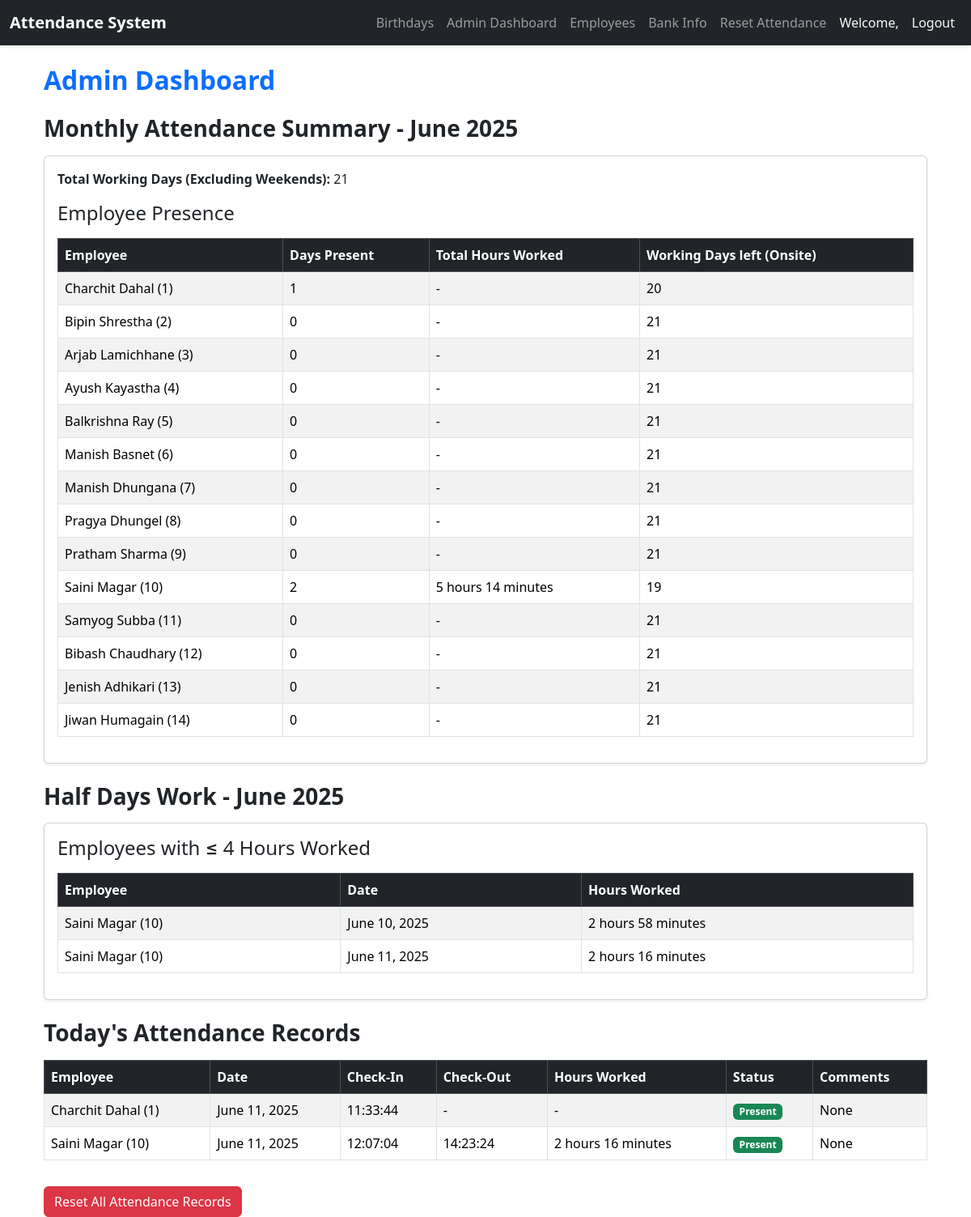
/admin-dashboard/ (signed in), run on the app's committed database.
### attendance/models.py (models this page shows, shortened)
class Employee(models.Model):
    user = models.OneToOneField(User, on_delete=models.CASCADE)
    employee_id = models.CharField(max_length=10, unique=True)
    first_name = models.CharField(max_length=50)
    last_name = models.CharField(max_length=50)
    department = models.ForeignKey(Department, on_delete=models.SET_NULL, null=True)
    email = models.EmailField(unique=True)
    address = models.TextField(blank=True, null=True)
    position = models.CharField(max_length=100, blank=True, null=True)
    dob = models.DateField(blank=True, null=True)
    dob_nepali = models.CharField(max_length=10, blank=True, null=True)  # Format: YYYY/MM/DD in BS
    bank_account_number = models.CharField(max_length=50, blank=True, null=True)
    bank_name = models.CharField(max_length=100, blank=True, null=True)
    bank_account_holder_name = models.CharField(max_length=100, blank=True, null=True)
    photo = models.ImageField(upload_to='employee_photos/', blank=True, null=True)
    def __str__(self):
        return f"{self.first_name} {self.last_name} ({self.employee_id})"

class Attendance(models.Model):
    employee = models.ForeignKey(Employee, on_delete=models.CASCADE)
    check_in = models.DateTimeField(null=True, blank=True)
    check_out = models.DateTimeField(null=True, blank=True)
    hours_worked = models.FloatField(null=True, blank=True)
    date = models.DateField(default=timezone.now)
    comments = models.TextField(blank=True, null=True)
    status = models.CharField(max_length=10, default='Present', choices=[
        ('Present', 'Present'),
        ('Absent', 'Absent')
    ])

### attendance/views.py (the view)
# urls.py: path('admin-dashboard/', views.admin_dashboard, name='admin_dashboard'),
@login_required
@user_passes_test(is_superuser)
def admin_dashboard(request):
    employees = Employee.objects.all()
    today = timezone.now().date()
    current_year = today.year
    current_month = today.month
    incomplete_attendances = Attendance.objects.filter(
        check_out__isnull=True,
        date__lt=today
    )
    for attendance in incomplete_attendances:
        attendance.check_out = timezone.make_aware(
            datetime.combine(attendance.date, time(18, 0)),
            timezone.get_current_timezone()
        )
        attendance.save()
    _, days_in_month = monthrange(current_year, current_month)
    working_days = 0
    for day in range(1, days_in_month + 1):
        date = datetime(current_year, current_month, day)
        if date.weekday() not in [5, 6]:
            working_days += 1
    attendance_summary = []
    for employee in employees:
        present_days = Attendance.objects.filter(
            employee=employee,
            date__year=current_year,
            date__month=current_month,
            status='Present'
        ).values('date').distinct().count()
        total_hours = Attendance.objects.filter(
            employee=employee,
            date__year=current_year,
            date__month=current_month,
            hours_worked__isnull=False
        ).aggregate(total_hours=models.Sum('hours_worked'))['total_hours'] or 0
        absent_days = working_days - present_days
        attendance_summary.append({
            'employee': employee,
            'present_days': present_days,
            'total_hours': total_hours,
            'absent_days': absent_days
        })
    half_day_records = Attendance.objects.filter(
        date__year=current_year,
        date__month=current_month,
        hours_worked__lte=4,
        hours_worked__isnull=False,
        status='Present'
    ).select_related('employee').order_by('date', 'employee')
    attendance_records = Attendance.objects.filter(date=today).order_by('-date')
    return render(request, 'attendance/admin_dashboard.html', {
        'employees': employees,
        'attendance_records': attendance_records,
        'working_days': working_days,
        'attendance_summary': attendance_summary,
        'current_month': calendar.month_name[current_month],
        'current_year': current_year,
        'half_day_records': half_day_records
    })

### attendance/templatetags/attendance_tags.py (called while the page is built)
@register.filter
def format_hours(value):
    if value is None:
        return "-"
    hours = int(value)
    minutes = int((value - hours) * 60)
    if hours == 0 and minutes == 0:
        return "-"
    parts = []
    if hours > 0:
        parts.append(f"{hours} hour{'s' if hours != 1 else ''}")
    if minutes > 0:
        parts.append(f"{minutes} minute{'s' if minutes != 1 else ''}")
    return " ".join(parts) or "0 minutes"

### attendance/views.py (called while the page is built)
def is_superuser(user):
    return user.is_superuser

### attendance/templates/attendance/admin_dashboard.html
{% extends 'attendance/base.html' %}
{% load attendance_tags %}
{% block content %}
<div class="container">
    <h2 class="mb-4 fw-bold text-primary">Admin Dashboard</h2>
    <h3 class="mb-3 fw-bold">Monthly Attendance Summary - {{ current_month }} {{ current_year }}</h3>
    <div class="card shadow-sm mb-4">
        <div class="card-body">
            <p><strong>Total Working Days (Excluding Weekends):</strong> {{ working_days }}</p>
            <h4 class="mb-3">Employee Presence</h4>
            <div class="table-responsive">
                <table class="table table-striped table-bordered table-hover">
                    <thead class="table-dark">
                        <tr>
                            <th>Employee</th>
                            <th>Days Present</th>
                            <th>Total Hours Worked</th>
                            <th>Working Days left (Onsite)</th>
                        </tr>
                    </thead>
                    <tbody>
                        {% for summary in attendance_summary %}
                        <tr>
                            <td>{{ summary.employee }}</td>
                            <td>{{ summary.present_days }}</td>
                            <td>{{ summary.total_hours|format_hours }}</td>
                            <td>{{ summary.absent_days }}</td>
                        </tr>
                        {% empty %}
                        <tr><td colspan="3" class="text-center">No employees found.</td></tr>
                        {% endfor %}
                    </tbody>
                </table>
            </div>
        </div>
    </div>
    <h3 class="mb-3 fw-bold">Half Days Work - {{ current_month }} {{ current_year }}</h3>
    <div class="card shadow-sm mb-4">
        <div class="card-body">
            <h4 class="mb-3">Employees with ≤ 4 Hours Worked</h4>
            <div class="table-responsive">
                <table class="table table-striped table-bordered table-hover">
                    <thead class="table-dark">
                        <tr>
                            <th>Employee</th>
                            <th>Date</th>
                            <th>Hours Worked</th>
                        </tr>
                    </thead>
                    <tbody>
                        {% for record in half_day_records %}
                        <tr>
                            <td>{{ record.employee }}</td>
                            <td>{{ record.date }}</td>
                            <td>{{ record.hours_worked|format_hours }}</td>
                        </tr>
                        {% empty %}
                        <tr><td colspan="3" class="text-center">No half-day records found.</td></tr>
                        {% endfor %}
                    </tbody>
                </table>
            </div>
        </div>
    </div>
    <h3 class="mb-3 fw-bold">Today's Attendance Records</h3>
    <div class="table-responsive">
        <table class="table table-striped table-bordered table-hover">
            <thead class="table-dark">
                <tr>
                    <th>Employee</th>
                    <th>Date</th>
                    <th>Check-In</th>
                    <th>Check-Out</th>
                    <th>Hours Worked</th>
                    <th>Status</th>
                    <th>Comments</th>
                </tr>
            </thead>
            <tbody>
                {% for record in attendance_records %}
                <tr>
                    <td>{{ record.employee }}</td>
                    <td>{{ record.date }}</td>
                    <td>{{ record.check_in|time:"H:i:s"|default:"-" }}</td>
                    <td>{{ record.check_out|time:"H:i:s"|default:"-" }}</td>
                    <td>{{ record.hours_worked|format_hours }}</td>
                    <td>
                        {% if record.status == 'Present' %}
                            <span class="badge bg-success">{{ record.status }}</span>
                        {% else %}
                            <span class="badge bg-danger">{{ record.status }}</span>
                        {% endif %}
                    </td>
                    <td>{{ record.comments|default:"None" }}</td>
                </tr>
                {% empty %}
                <tr><td colspan="7" class="text-center">No attendance records found.</td></tr>
                {% endfor %}
            </tbody>
        </table>
    </div>
    <a href="{% url 'reset_attendance' %}" class="btn btn-danger mt-3">Reset All Attendance Records</a>
</div>
{% endblock %}

### data on the page
Employee: employee "Charchit Dahal (1)", present_days "1", total_hours "-", absent_days "20"
Employee: employee "Bipin Shrestha (2)", present_days "0", total_hours "-", absent_days "21"
Employee: employee "Arjab Lamichhane (3)", present_days "0", total_hours "-", absent_days "21"
Employee: employee "Ayush Kayastha (4)", present_days "0", total_hours "-", absent_days "21"
Employee: employee "Balkrishna Ray (5)", present_days "0", total_hours "-", absent_days "21"
Employee: employee "Manish Basnet (6)", present_days "0", total_hours "-", absent_days "21"
Employee: employee "Manish Dhungana (7)", present_days "0", total_hours "-", absent_days "21"
Employee: employee "Pragya Dhungel (8)", present_days "0", total_hours "-", absent_days "21"
Employee: employee "Pratham Sharma (9)", present_days "0", total_hours "-", absent_days "21"
Employee: employee "Saini Magar (10)", present_days "2", total_hours "5 hours 14 minutes", absent_days "19"
Employee: employee "Samyog Subba (11)", present_days "0", total_hours "-", absent_days "21"
Employee: employee "Bibash Chaudhary (12)", present_days "0", total_hours "-", absent_days "21"
Employee: employee "Jenish Adhikari (13)", present_days "0", total_hours "-", absent_days "21"
Employee: employee "Jiwan Humagain (14)", present_days "0", total_hours "-", absent_days "21"
Attendance: employee "Saini Magar (10)", date "June 10, 2025", hours_worked "2 hours 58 minutes"
Attendance: employee "Saini Magar (10)", date "June 11, 2025", hours_worked "2 hours 16 minutes", check_in "12:07:04", check_out "14:23:24", status "Present", comments "None"
Attendance: employee "Charchit Dahal (1)", date "June 11, 2025", check_in "11:33:44", check_out "-", hours_worked "-", status "Present", comments "None"

### other printed values
{{ current_month }} "June"
{{ working_days }} "21"
